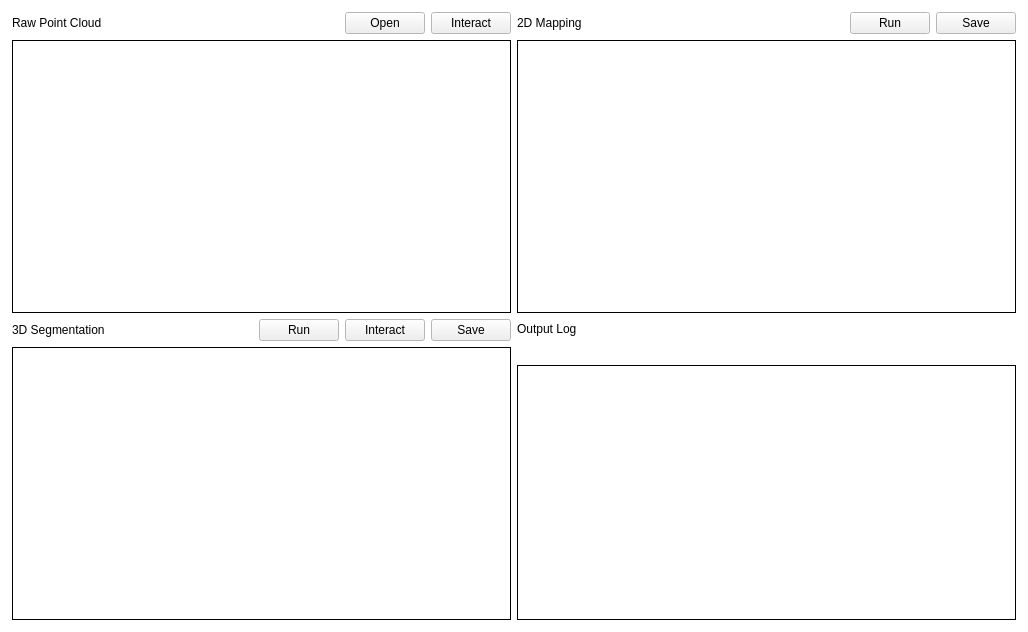
<?xml version="1.0" encoding="UTF-8"?>
<ui version="4.0">
 <class>MainWindow</class>
 <widget class="QMainWindow" name="MainWindow">
  <property name="geometry">
   <rect>
    <x>0</x>
    <y>0</y>
    <width>1028</width>
    <height>632</height>
   </rect>
  </property>
  <property name="sizePolicy">
   <sizepolicy hsizetype="Preferred" vsizetype="Preferred">
    <horstretch>0</horstretch>
    <verstretch>0</verstretch>
   </sizepolicy>
  </property>
  <property name="minimumSize">
   <size>
    <width>0</width>
    <height>0</height>
   </size>
  </property>
  <property name="palette">
   <palette>
    <active>
     <colorrole role="Base">
      <brush brushstyle="SolidPattern">
       <color alpha="255">
        <red>255</red>
        <green>255</green>
        <blue>255</blue>
       </color>
      </brush>
     </colorrole>
     <colorrole role="Window">
      <brush brushstyle="SolidPattern">
       <color alpha="255">
        <red>255</red>
        <green>255</green>
        <blue>255</blue>
       </color>
      </brush>
     </colorrole>
    </active>
    <inactive>
     <colorrole role="Base">
      <brush brushstyle="SolidPattern">
       <color alpha="255">
        <red>255</red>
        <green>255</green>
        <blue>255</blue>
       </color>
      </brush>
     </colorrole>
     <colorrole role="Window">
      <brush brushstyle="SolidPattern">
       <color alpha="255">
        <red>255</red>
        <green>255</green>
        <blue>255</blue>
       </color>
      </brush>
     </colorrole>
    </inactive>
    <disabled>
     <colorrole role="Base">
      <brush brushstyle="SolidPattern">
       <color alpha="255">
        <red>255</red>
        <green>255</green>
        <blue>255</blue>
       </color>
      </brush>
     </colorrole>
     <colorrole role="Window">
      <brush brushstyle="SolidPattern">
       <color alpha="255">
        <red>255</red>
        <green>255</green>
        <blue>255</blue>
       </color>
      </brush>
     </colorrole>
    </disabled>
   </palette>
  </property>
  <property name="windowTitle">
   <string>AccMap</string>
  </property>
  <property name="autoFillBackground">
   <bool>false</bool>
  </property>
  <widget class="QWidget" name="centralwidget">
   <property name="sizePolicy">
    <sizepolicy hsizetype="Preferred" vsizetype="Preferred">
     <horstretch>0</horstretch>
     <verstretch>0</verstretch>
    </sizepolicy>
   </property>
   <layout class="QGridLayout" name="gridLayout_2" rowstretch="0,0" columnstretch="0,0">
    <property name="sizeConstraint">
     <enum>QLayout::SetDefaultConstraint</enum>
    </property>
    <property name="leftMargin">
     <number>12</number>
    </property>
    <property name="topMargin">
     <number>12</number>
    </property>
    <property name="rightMargin">
     <number>12</number>
    </property>
    <property name="bottomMargin">
     <number>12</number>
    </property>
    <item row="0" column="0">
     <layout class="QVBoxLayout" name="verticalLayout" stretch="0,10">
      <item>
       <layout class="QHBoxLayout" name="horizontalLayout">
        <item>
         <widget class="QLabel" name="label">
          <property name="text">
           <string>Raw Point Cloud</string>
          </property>
         </widget>
        </item>
        <item>
         <spacer name="horizontalSpacer">
          <property name="orientation">
           <enum>Qt::Horizontal</enum>
          </property>
          <property name="sizeHint" stdset="0">
           <size>
            <width>40</width>
            <height>20</height>
           </size>
          </property>
         </spacer>
        </item>
        <item>
         <widget class="QPushButton" name="open">
          <property name="text">
           <string>Open</string>
          </property>
         </widget>
        </item>
        <item>
         <widget class="QPushButton" name="interact1">
          <property name="text">
           <string>Interact</string>
          </property>
         </widget>
        </item>
       </layout>
      </item>
      <item>
       <layout class="QHBoxLayout" name="horizontalLayout_2">
        <item>
         <widget class="QLabel" name="pane1">
          <property name="frameShape">
           <enum>QFrame::Panel</enum>
          </property>
          <property name="text">
           <string/>
          </property>
          <property name="scaledContents">
           <bool>false</bool>
          </property>
          <property name="alignment">
           <set>Qt::AlignCenter</set>
          </property>
         </widget>
        </item>
       </layout>
      </item>
     </layout>
    </item>
    <item row="0" column="1">
     <layout class="QVBoxLayout" name="verticalLayout_2" stretch="0,10">
      <item>
       <layout class="QHBoxLayout" name="horizontalLayout_3">
        <item>
         <widget class="QLabel" name="label_3">
          <property name="text">
           <string>2D Mapping</string>
          </property>
         </widget>
        </item>
        <item>
         <spacer name="horizontalSpacer_2">
          <property name="orientation">
           <enum>Qt::Horizontal</enum>
          </property>
          <property name="sizeHint" stdset="0">
           <size>
            <width>40</width>
            <height>20</height>
           </size>
          </property>
         </spacer>
        </item>
        <item>
         <widget class="QPushButton" name="run1">
          <property name="text">
           <string>Run</string>
          </property>
         </widget>
        </item>
        <item>
         <widget class="QPushButton" name="save1">
          <property name="text">
           <string>Save</string>
          </property>
         </widget>
        </item>
       </layout>
      </item>
      <item>
       <layout class="QHBoxLayout" name="horizontalLayout_4">
        <item>
         <widget class="QLabel" name="pane2">
          <property name="frameShape">
           <enum>QFrame::Panel</enum>
          </property>
          <property name="text">
           <string/>
          </property>
          <property name="scaledContents">
           <bool>false</bool>
          </property>
          <property name="alignment">
           <set>Qt::AlignCenter</set>
          </property>
         </widget>
        </item>
       </layout>
      </item>
     </layout>
    </item>
    <item row="1" column="0">
     <layout class="QVBoxLayout" name="verticalLayout_3" stretch="0,10">
      <item>
       <layout class="QHBoxLayout" name="horizontalLayout_5">
        <item>
         <widget class="QLabel" name="label_5">
          <property name="text">
           <string>3D Segmentation</string>
          </property>
         </widget>
        </item>
        <item>
         <spacer name="horizontalSpacer_3">
          <property name="orientation">
           <enum>Qt::Horizontal</enum>
          </property>
          <property name="sizeHint" stdset="0">
           <size>
            <width>40</width>
            <height>20</height>
           </size>
          </property>
         </spacer>
        </item>
        <item>
         <widget class="QPushButton" name="run2">
          <property name="text">
           <string>Run</string>
          </property>
         </widget>
        </item>
        <item>
         <widget class="QPushButton" name="interact2">
          <property name="text">
           <string>Interact</string>
          </property>
         </widget>
        </item>
        <item>
         <widget class="QPushButton" name="save2">
          <property name="text">
           <string>Save</string>
          </property>
         </widget>
        </item>
       </layout>
      </item>
      <item>
       <layout class="QHBoxLayout" name="horizontalLayout_6">
        <item>
         <widget class="QLabel" name="pane3">
          <property name="palette">
           <palette>
            <active>
             <colorrole role="Base">
              <brush brushstyle="SolidPattern">
               <color alpha="255">
                <red>255</red>
                <green>255</green>
                <blue>255</blue>
               </color>
              </brush>
             </colorrole>
             <colorrole role="Window">
              <brush brushstyle="SolidPattern">
               <color alpha="255">
                <red>255</red>
                <green>255</green>
                <blue>255</blue>
               </color>
              </brush>
             </colorrole>
            </active>
            <inactive>
             <colorrole role="Base">
              <brush brushstyle="SolidPattern">
               <color alpha="255">
                <red>255</red>
                <green>255</green>
                <blue>255</blue>
               </color>
              </brush>
             </colorrole>
             <colorrole role="Window">
              <brush brushstyle="SolidPattern">
               <color alpha="255">
                <red>255</red>
                <green>255</green>
                <blue>255</blue>
               </color>
              </brush>
             </colorrole>
            </inactive>
            <disabled>
             <colorrole role="Base">
              <brush brushstyle="SolidPattern">
               <color alpha="255">
                <red>255</red>
                <green>255</green>
                <blue>255</blue>
               </color>
              </brush>
             </colorrole>
             <colorrole role="Window">
              <brush brushstyle="SolidPattern">
               <color alpha="255">
                <red>255</red>
                <green>255</green>
                <blue>255</blue>
               </color>
              </brush>
             </colorrole>
            </disabled>
           </palette>
          </property>
          <property name="frameShape">
           <enum>QFrame::Panel</enum>
          </property>
          <property name="text">
           <string/>
          </property>
          <property name="scaledContents">
           <bool>false</bool>
          </property>
          <property name="alignment">
           <set>Qt::AlignCenter</set>
          </property>
         </widget>
        </item>
       </layout>
      </item>
     </layout>
    </item>
    <item row="1" column="1">
     <layout class="QVBoxLayout" name="verticalLayout_4" stretch="0,0,10">
      <item>
       <layout class="QHBoxLayout" name="horizontalLayout_7">
        <item>
         <widget class="QLabel" name="label_7">
          <property name="text">
           <string>Output Log</string>
          </property>
         </widget>
        </item>
        <item>
         <spacer name="horizontalSpacer_4">
          <property name="orientation">
           <enum>Qt::Horizontal</enum>
          </property>
          <property name="sizeHint" stdset="0">
           <size>
            <width>40</width>
            <height>20</height>
           </size>
          </property>
         </spacer>
        </item>
       </layout>
      </item>
      <item>
       <widget class="QLabel" name="pane5">
        <property name="frameShape">
         <enum>QFrame::NoFrame</enum>
        </property>
        <property name="text">
         <string/>
        </property>
        <property name="pixmap">
         <pixmap>cmap.png</pixmap>
        </property>
        <property name="scaledContents">
         <bool>true</bool>
        </property>
       </widget>
      </item>
      <item>
       <layout class="QHBoxLayout" name="horizontalLayout_8">
        <item>
         <widget class="QTextEdit" name="pane4">
          <property name="font">
           <font>
            <pointsize>15</pointsize>
           </font>
          </property>
          <property name="frameShape">
           <enum>QFrame::Box</enum>
          </property>
          <property name="frameShadow">
           <enum>QFrame::Plain</enum>
          </property>
          <property name="readOnly">
           <bool>true</bool>
          </property>
         </widget>
        </item>
       </layout>
      </item>
     </layout>
    </item>
   </layout>
  </widget>
 </widget>
 <resources/>
 <connections/>
</ui>
